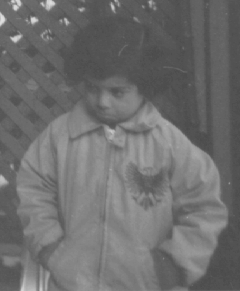
#> input picture week4/w4data/girl.tif, 240 x 291 px
$ python -i KHistEqualColor.py   (imports and definitions only)
#> lines starting #> are read from the running program, lines starting #| are printed output that depends on the picture
#> further down, picture is the input picture: shape (291, 240, 3); min 74, max 224, mean 110.3

"""
Created by Dr. Mufleh Al-Shatnawi
Copyright (c) 2021 Dr. Mufleh Al-Shatnawi. All rights reserved.

Read an image and compute the histogram using cv2.calcHist

Histogram Equalization for color image
https://opencv-python-tutroals.readthedocs.io/en/latest/py_tutorials/py_imgproc/py_histograms/py_histogram_equalization/py_histogram_equalization.html


"""


import cv2

import numpy as np
import matplotlib.pyplot as plt


def imageColorEqualization(img):
    ### if the input image is color image do the eqaulization for color
    ### other wise do the greyscale equalization

    if img.ndim ==3:
        # Create HSV representation of image
        # Used to manipulate Intensity channel of image
        HSV = cv2.cvtColor(img, cv2.COLOR_BGR2HSV)
#> HSV: shape (291, 240, 3); mean H, S, V 0, 0, 110.3
        H,S,V = cv2.split(HSV)
#> H: shape (291, 240); every value is 0
        # V = HSV[:, :, 2]
        ### run the equalization for the intensity channel
        V_equ = cv2.equalizeHist(V)
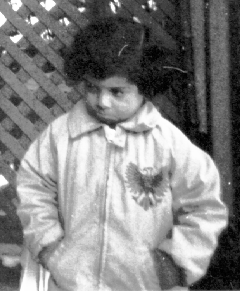
#> V_equ: shape (291, 240); min 0, max 255, mean 130.4
        # Use new Intensity channel to form HSV image
        # HSV[:, :, 2] = V_equ
        imgequHSV = cv2.merge((H,S,V_equ))
#> imgequHSV: shape (291, 240, 3); mean H, S, V 0, 0, 130.4
        # Return back to bgr space
        imgequ = cv2.cvtColor(imgequHSV, cv2.COLOR_HSV2BGR)
        resultimg = np.hstack((img, imgequ))  # stacking images side-by-side
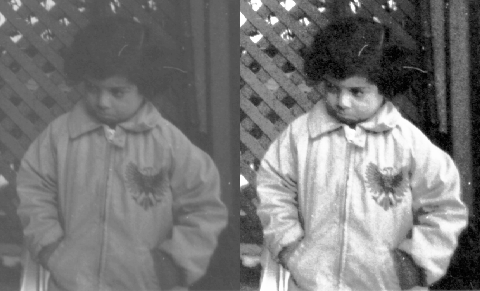
#> resultimg: shape (291, 480, 3); min 0, max 255, mean 120.3
        cv2.imshow("Result",resultimg)


    else:


        imgequ = cv2.equalizeHist(img)
        histo = cv2.calcHist([img], [0], None, [256], [0, 256])
        histequ = cv2.calcHist([imgequ], [0], None, [256], [0, 256])

        hist, bins = np.histogram(img.flatten(), 256, [0, 256])
        cdf = hist.cumsum()
        cdf_normalizedo = cdf * hist.max() / cdf.max()
        hist, bins = np.histogram(imgequ.flatten(), 256, [0, 256])
        cdf = hist.cumsum()
        cdf_normalizedq = cdf * hist.max() / cdf.max()

        fig2 = plt.figure(figsize=(16, 9))

        plt.subplot(221)
        plt.imshow(img, cmap='gray')
        plt.title('Original image')
        plt.xticks([])
        plt.yticks([])
        plt.subplot(223)
        plt.bar(np.arange(len(histo)), histo.flatten(), color='red', alpha=0.6)
        plt.plot(cdf_normalizedo, color='black')
        # plt.bar(np.arange(len(hist_cv2)), hist_cv2.flatten(), color='red', alpha=0.6)
        # plt.title("Histogram")
        plt.xlim([0, 256])
        plt.xticks(np.arange(0, 256, step=32))
        plt.tick_params(axis='x', labelsize=20)
        plt.tick_params(axis='y', labelsize=10)
        # Show the grid lines as dark grey lines
        plt.grid(b=True, which='major', color='#666666', linestyle='-', alpha=0.24)
        # Show the minor grid lines with very faint and almost transparent grey lines
        plt.minorticks_on()
        plt.grid(b=True, which='minor', color='#999999', linestyle='-', alpha=0.12)
        plt.subplot(222)
        plt.imshow(imgequ, cmap='gray')
        plt.title('Equal image')
        plt.xticks([])
        plt.yticks([])
        plt.subplot(224)
        plt.bar(np.arange(len(histequ)), histequ.flatten(), color='blue', alpha=0.6)
        plt.plot(cdf_normalizedq, color='black')
        # plt.title("Histogram")
        plt.xlim([0, 256])
        plt.xticks(np.arange(0, 256, step=32))
        plt.tick_params(axis='x', labelsize=20)
        plt.tick_params(axis='y', labelsize=10)
        # Show the grid lines as dark grey lines
        plt.grid(b=True, which='major', color='#666666', linestyle='-', alpha=0.24)
        # Show the minor grid lines with very faint and almost transparent grey lines
        plt.minorticks_on()
        plt.grid(b=True, which='minor', color='#999999', linestyle='-', alpha=0.12)
        plt.savefig("./w4output/greyhistequ.jpg", bbox_inches='tight', dpi=300)
        plt.show()

# [17 lines not run here, left out]

>>> import cv2
>>> picture = cv2.imread('w4data/girl.tif')
>>> result = imageColorEqualization(picture)
